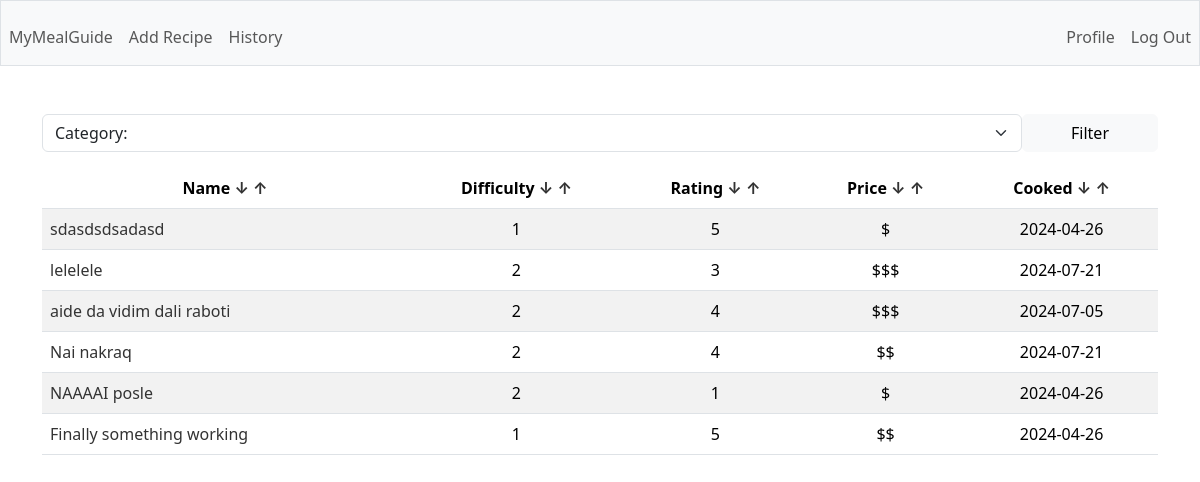
Page /sort?column=name&way=DESC (signed in) on the committed database.
### tables this page shows
CREATE TABLE recipes (
        id INTEGER PRIMARY KEY AUTOINCREMENT,
        user_id INTEGER,
        name TEXT NOT NULL,
        description TEXT,
        total_time INTEGER,
        category TEXT,
        instructions TEXT,
        difficulty INTEGER,
        rating INTEGER,
        price TEXT,
        last_cooked DATE,
        FOREIGN KEY(user_id) REFERENCES users(id)
    );

### app.py (the view, shortened to what this page needs)
@app.route('/sort')
def sort():
    column = request.args.get('column', default='name').lower()
    way = request.args.get('way', default='ASC')
    category = request.args.get('category', default='').capitalize()
    if category:
        filtered = g.c.execute(f'SELECT id, name, category, difficulty, rating, price, last_cooked FROM recipes WHERE user_id = ? AND category = ?', (session['user_id'], category)).fetchall()
        return render_template('index.html', rows=filtered, columns=COLUMNS, categories=CATEGORIES, category=category)
    if way == 'ASC':
        rows = g.c.execute(f'SELECT id, name, category, difficulty, rating, price, last_cooked FROM recipes WHERE user_id = ? ORDER BY {column}', (session['user_id'],)).fetchall()
    elif way == 'DESC':
        rows = g.c.execute(f'SELECT id, name, category, difficulty, rating, price, last_cooked FROM recipes WHERE user_id = ? ORDER BY {column} DESC', (session['user_id'],)).fetchall()
    return render_template('index.html', rows=rows, columns=COLUMNS, categories=CATEGORIES)

### app.py (called while the page is built)
@app.before_request
def before_request():
    g.db = sqlite3.connect('database.db')
    g.c = g.db.cursor()

@app.teardown_request
def teardown_request(exception):
    db = getattr(g, 'db', None)
    if db is not None:
        db.close()

@app.after_request
def after_request(response):
    response.headers['Cache-Control'] = 'no-cache, no-store, must-revalidate'
    response.headers['Pragma'] = 'no-cache'
    response.headers['Expires'] = '0'
    return response

### templates/index.html (shortened to what this page needs)
{% extends "layout.html" %} {% block title %} Homepage {% endblock %} {% block
main %}
<div class="mb-3">
  <form action="/sort" method="GET" class="d-flex">
    <select
      name="category"
      class="form-select"
      aria-label="Default select example"
    >
      {% if category %}
      <option selected disabled>Category: {{ category }}</option>
      {% else %}
      <option selected disabled>Category:</option>
      {% endif %}
    </select>
    <button class="btn btn-light d-block px-5" type="submit">Filter</button>
  </form>
</div>
<table class="table table-striped">
  <thead>
    <tr>
      {% for c in columns %}
      <th scope="col">
        {{ c.capitalize() }}
        <a href="{{ url_for('sort', column=c, way='DESC')}}">↓</a>
        <a href="{{ url_for('sort', column=c, way='ASC')}}">↑</a>
      </th>
      {% endfor %}
    </tr>
  </thead>
  <tbody>
    {% for row in rows: %}
    <tr>
      <td class="text-start">
        <a href="/recipe/{{ row[0] }}">{{ row[1] }}</a>
      </td>
      <td>{{ row[3] }}</td>
      <td>{{ row[4] }}</td>
      <td>{{ row[5] }}</td>
      <td>{{ row[6]}}</td>
    </tr>
    {% endfor %}
  </tbody>
</table>
{% endblock %}

### static/styles.css (style rules this page uses)
a { text-decoration: none; color: #333; }

### rows in the picture
recipes: name "sdasdsdsadasd", difficulty "1", rating "5", price "$", last_cooked "2024-04-26"
recipes: name "lelelele", difficulty "2", rating "3", price "$$$", last_cooked "2024-07-21"
recipes: name "aide da vidim dali raboti", difficulty "2", rating "4", price "$$$", last_cooked "2024-07-05"
recipes: name "Nai nakraq", difficulty "2", rating "4", price "$$", last_cooked "2024-07-21"
recipes: name "NAAAAI posle", difficulty "2", rating "1", price "$", last_cooked "2024-04-26"
recipes: name "Finally something working", difficulty "1", rating "5", price "$$", last_cooked "2024-04-26"

### other values in the picture
{{ c.capitalize() }} "Name" "Difficulty" "Rating" "Price" "Cooked"
